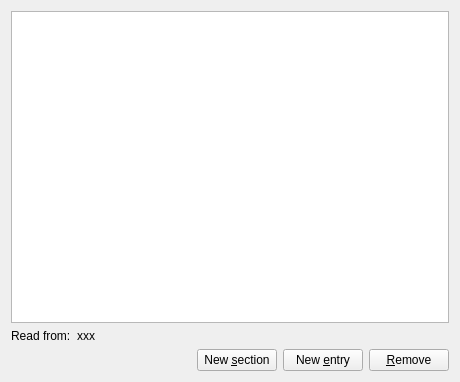
<?xml version="1.0" encoding="UTF-8"?>
<ui version="4.0">
 <class>GitConfigWidget</class>
 <widget class="QWidget" name="GitConfigWidget">
  <property name="geometry">
   <rect>
	<x>0</x>
	<y>0</y>
	<width>460</width>
	<height>382</height>
   </rect>
  </property>
  <layout class="QGridLayout" name="gridLayout">
   <item row="0" column="0" colspan="2">
	<widget class="QTreeWidget" name="mTree">
	 <property name="sizePolicy">
	  <sizepolicy hsizetype="MinimumExpanding" vsizetype="MinimumExpanding">
	   <horstretch>0</horstretch>
	   <verstretch>0</verstretch>
	  </sizepolicy>
	 </property>
	 <property name="headerHidden">
	  <bool>true</bool>
	 </property>
	</widget>
   </item>
   <item row="2" column="1">
	<widget class="QLabel" name="txtReadFrom">
	 <property name="sizePolicy">
	  <sizepolicy hsizetype="MinimumExpanding" vsizetype="Minimum">
	   <horstretch>0</horstretch>
	   <verstretch>0</verstretch>
	  </sizepolicy>
	 </property>
	 <property name="text">
	  <string>xxx</string>
	 </property>
	 <property name="alignment">
	  <set>Qt::AlignLeading|Qt::AlignLeft|Qt::AlignTop</set>
	 </property>
	</widget>
   </item>
   <item row="2" column="0">
	<widget class="QLabel" name="label">
	 <property name="sizePolicy">
	  <sizepolicy hsizetype="Minimum" vsizetype="Preferred">
	   <horstretch>0</horstretch>
	   <verstretch>0</verstretch>
	  </sizepolicy>
	 </property>
	 <property name="text">
	  <string>Read from:</string>
	 </property>
	 <property name="alignment">
	  <set>Qt::AlignLeading|Qt::AlignLeft|Qt::AlignTop</set>
	 </property>
	</widget>
   </item>
   <item row="3" column="0" colspan="2">
	<layout class="QHBoxLayout" name="horizontalLayout">
	 <item>
	  <spacer name="horizontalSpacer">
	   <property name="orientation">
		<enum>Qt::Horizontal</enum>
	   </property>
	   <property name="sizeHint" stdset="0">
		<size>
		 <width>40</width>
		 <height>20</height>
		</size>
	   </property>
	  </spacer>
	 </item>
	 <item>
	  <widget class="QPushButton" name="cmdNewSection">
	   <property name="text">
		<string>New &amp;section</string>
	   </property>
	  </widget>
	 </item>
	 <item>
	  <widget class="QPushButton" name="cmdNewEntry">
	   <property name="text">
		<string>New &amp;entry</string>
	   </property>
	  </widget>
	 </item>
	 <item>
	  <widget class="QPushButton" name="cmdRemove">
	   <property name="text">
		<string>&amp;Remove</string>
	   </property>
	  </widget>
	 </item>
	</layout>
   </item>
  </layout>
 </widget>
 <resources/>
 <connections/>
</ui>
